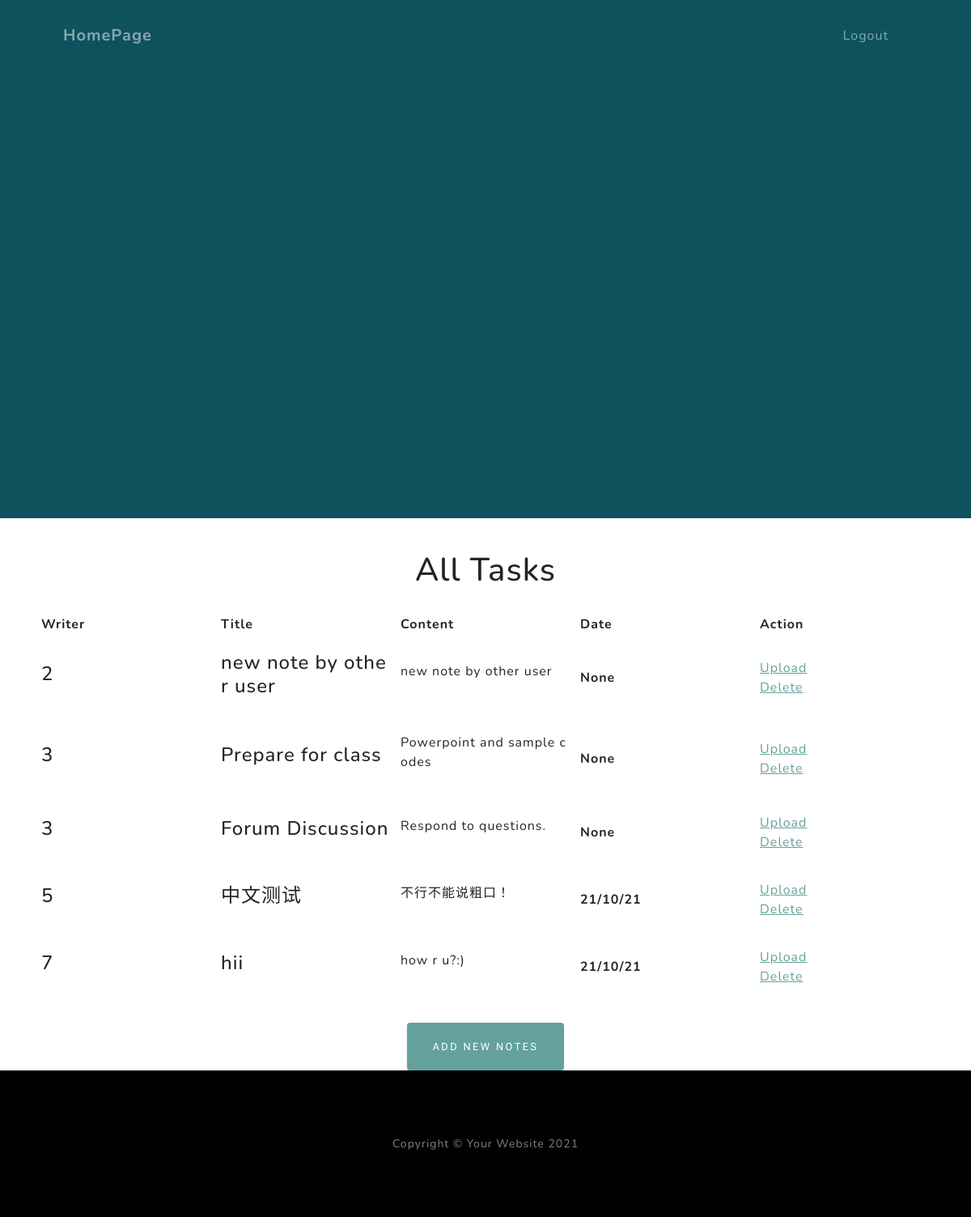
The page /my-notes (signed in) on the database as committed earlier.
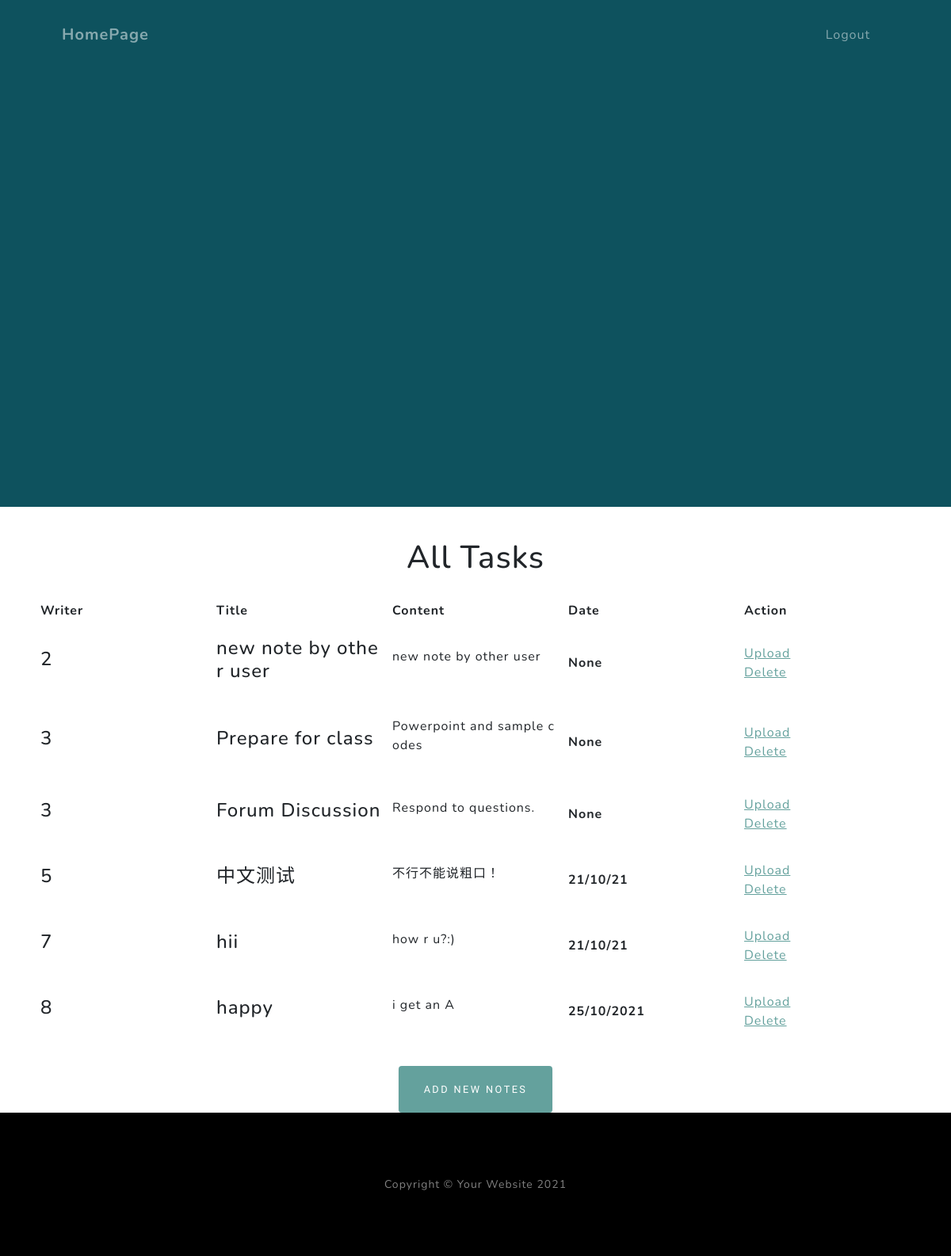
The same page on the database as committed later.
### app.py (models this page shows)
class Note(db.Model):#笔记类
    id = db.Column(db.Integer, primary_key=True)
    title = db.Column(db.String(25))
    note_body = db.Column(db.Text)
    note_writer = db.Column(db.Integer, db.ForeignKey('user.id'), nullable=False)
    exp_date = db.Column(db.String)

### app.py (the view)
@app.route('/my-notes', methods=['GET','POST'])
@login_required
def view_notes():
    user = User.query.filter_by(id = current_user.get_id()).first()
    if user.admin:#判断用户是否为admin
        notes = Note.query.all()
        return render_template('my_notes.html', notes=notes, title='All Tasks',admin = user.admin)
    else:
        notes = Note.query.filter_by(writer=current_user).all()#这里的writer是flaskform的属性
        return render_template('my_notes.html', notes=notes, title='My Tasks')

### app.py (called while the page is built)
@login_manager.user_loader#加载用户时需要做的事情
def load_user(user_id):
    return User.query.get(int(user_id))#从数据库中得到用户数据返回一个用户实例

### templates/my_notes.html (shortened to what this page needs)
{% extends "base.html" %}
{% block nav %}
  <nav class="navbar navbar-expand-lg navbar-light fixed-top" id="mainNav">
    <div class="container px-4 px-lg-5">
        <a class="navbar-brand" href="{{url_for('index')}}">HomePage</a>
        <div class="collapse navbar-collapse" id="navbarResponsive">
            <ul class="navbar-nav ms-auto">
                <li class="nav-item"><a class="nav-link" href="{{url_for('logout')}}">Logout</a></li>
            </ul>
        </div>
    </div>
  </nav>
{% endblock %}
{% block content %}
    <h1>{{title}}</h1>
    <center>
        {% if notes|length < 1 %}
            <h4 id="reminder">尚未创建表格，请点击下方按钮创建</h4>
        {% else %}
            <table>
                <tr>
                    {% if admin:%}
                        <th>Writer</th>
                    {% endif %}
                    <th>Title</th>
                    <th>Content</th>
                    <th>Date</th>
                    <th>Action</th>
                </tr>
                {% for note in notes %}
                    <tr>
                        {% if admin:%}
                        <td><h4>{{note.note_writer}}</h4></td>
                        {% endif %}
                        <td><h4>{{note.title}}</h4></td>
                        <td><p>{{note.note_body}}</p></td>
                        <td><b>{{note.exp_date}}</b></td>
                        <td id="last_td">
                            <a href="{{url_for('upload_note', note_id=note.id)}}">Upload</a>
                            <br>
                            <a href="{{url_for('delete_note', note_id=note.id)}}">Delete</a>
                        </td>
                    </tr>
                {% endfor %}
            </table>
        {% endif %}
        <div class="text-center">
            <a class="btn btn-primary" id="add_note" href="{{url_for('new_note')}}">Add New Notes</a>
        </div>
    </center>
{% endblock %}

### templates/base.html (shortened to what this page needs)
<!DOCTYPE html>
<html lang="en">
<head>
        <link href="{{url_for('static', filename='css/styles.css')}}" rel="stylesheet" />
</head>
<body id="page-top">
{% block nav %}
{% endblock %}
  <header class="noarmal-head">
  </header>
{% block content %}
{% endblock %}
  <footer class="footer bg-black small text-center text-white-50"><div class="container px-4 px-lg-5">Copyright &copy; Your Website 2021</div></footer>
</body>
</html>

### templates/my_notes.html (style rules this page uses)
h1 { margin-top: 40px; text-align: center; }
table { width:70rem; table-layout:fixed; word-break:break-all; word-wrap:break-word; border-collapse:collapse; margin:20px; border-collapse: separate; border-spacing: 10px; }
td { padding-top: 10px; padding-bottom: 15px; }

Rows that differ between the two databases and show on the page:
added Note: note_writer "8", title "happy", note_body "i get an A", exp_date "25/10/2021"
